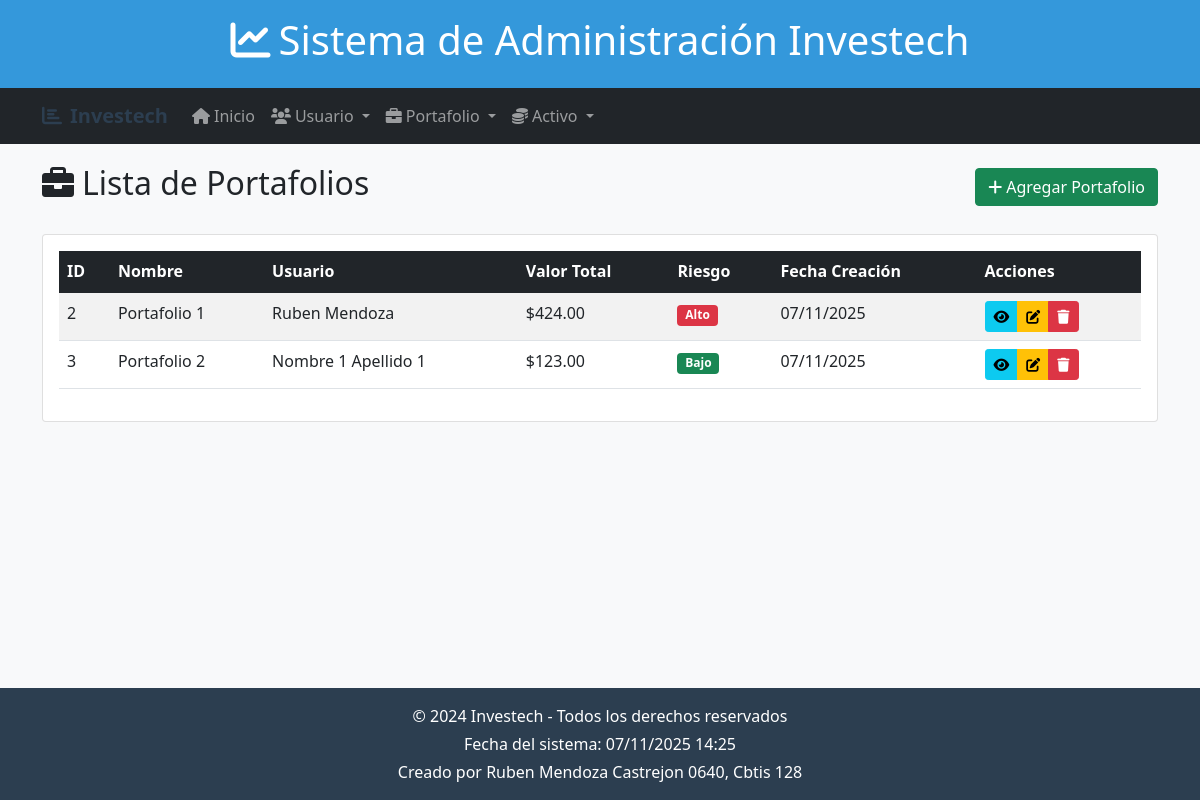
Screenshot of /portafolios/ with the database file from the repository.
### app_investech/models.py (models this page shows, shortened)
class Portafolio(models.Model):
    usuario = models.ForeignKey(Usuario, on_delete=models.CASCADE, related_name="portafolios")
    nombre = models.CharField(max_length=100)
    descripcion = models.TextField(blank=True)
    valor_total = models.DecimalField(max_digits=12, decimal_places=2, default=0.00)
    fecha_creacion = models.DateTimeField(auto_now_add=True)
    riesgo = models.CharField(max_length=50, choices=[('bajo', 'Bajo'), ('medio', 'Medio'), ('alto', 'Alto')])
    activos = models.ManyToManyField('Activo', related_name="portafolios")

class Usuario(models.Model):
    nombre = models.CharField(max_length=100)
    apellido = models.CharField(max_length=100)
    email = models.EmailField(unique=True)
    telefono = models.CharField(max_length=20, blank=True, null=True)
    fecha_registro = models.DateTimeField(auto_now_add=True)
    pais = models.CharField(max_length=50)
    saldo_disponible = models.DecimalField(max_digits=12, decimal_places=2, default=0.00)

### app_investech/views.py (the view)
# urls.py: path('portafolios/', views.inicio_portafolio, name='inicio_portafolio'),
def inicio_portafolio(request):
    portafolios = Portafolio.objects.all()
    return render(request, 'portafolio/ver_portafolio.html', {'portafolios': portafolios})

### app_investech/templates/portafolio/ver_portafolio.html (shortened to what this page needs)
{% extends 'base.html' %}
{% block content %}
<div class="d-flex justify-content-between align-items-center mb-4">
    <h2><i class="fas fa-briefcase me-2"></i>Lista de Portafolios</h2>
    <a href="{% url 'agregar_portafolio' %}" class="btn btn-success">
        <i class="fas fa-plus me-1"></i>Agregar Portafolio
    </a>
</div>
<div class="card">
    <div class="card-body">
        {% if portafolios %}
        <div class="table-responsive">
            <table class="table table-striped table-hover">
                <thead class="table-dark">
                    <tr>
                        <th>ID</th>
                        <th>Nombre</th>
                        <th>Usuario</th>
                        <th>Valor Total</th>
                        <th>Riesgo</th>
                        <th>Fecha Creación</th>
                        <th>Acciones</th>
                    </tr>
                </thead>
                <tbody>
                    {% for portafolio in portafolios %}
                    <tr>
                        <td>{{ portafolio.id }}</td>
                        <td>{{ portafolio.nombre }}</td>
                        <td>{{ portafolio.usuario.nombre }} {{ portafolio.usuario.apellido }}</td>
                        <td>${{ portafolio.valor_total }}</td>
                        <td>
                            <span class="badge
                                {% if portafolio.riesgo == 'bajo' %}bg-success
                                {% elif portafolio.riesgo == 'medio' %}bg-warning
                                {% else %}bg-danger{% endif %}">
                                {{ portafolio.get_riesgo_display }}
                            </span>
                        </td>
                        <td>{{ portafolio.fecha_creacion|date:"d/m/Y" }}</td>
                        <td>
                            <div class="btn-group btn-group-sm">
                                <a href="#" class="btn btn-info" title="Ver">
                                    <i class="fas fa-eye"></i>
                                </a>
                                <a href="{% url 'actualizar_portafolio' portafolio.id %}" class="btn btn-warning" title="Editar">
                                    <i class="fas fa-edit"></i>
                                </a>
                                <a href="{% url 'borrar_portafolio' portafolio.id %}" class="btn btn-danger" title="Borrar">
                                    <i class="fas fa-trash"></i>
                                </a>
                            </div>
                        </td>
                    </tr>
                    {% endfor %}
                </tbody>
            </table>
        </div>
        {% endif %}
    </div>
</div>
{% endblock %}

### app_investech/templates/base.html (shortened to what this page needs)
<!DOCTYPE html>
<html lang="es">
<head>
    <link href="https://cdn.jsdelivr.net/npm/bootstrap@5.1.3/dist/css/bootstrap.min.css" rel="stylesheet">
    <link href="https://cdnjs.cloudflare.com/ajax/libs/font-awesome/6.0.0/css/all.min.css" rel="stylesheet">
</head>
<body>
    {% include 'header.html' %}
    {% include 'navbar.html' %}
    <div class="main-content">
        <div class="container">
            {% block content %}
            {% endblock %}
        </div>
    </div>
    {% include 'footer.html' %}
</body>
</html>

### app_investech/templates/header.html
<header class="bg-primary text-white text-center py-3">
    <div class="container">
        <h1><i class="fas fa-chart-line me-2"></i>Sistema de Administración Investech</h1>
    </div>
</header>

### app_investech/templates/navbar.html (shortened to what this page needs)
<nav class="navbar navbar-expand-lg navbar-dark bg-dark">
    <div class="container">
        <a class="navbar-brand" href="{% url 'inicio' %}">
            <i class="fas fa-chart-bar me-2"></i>Investech
        </a>
        <div class="collapse navbar-collapse" id="navbarNav">
            <ul class="navbar-nav me-auto">
                <li class="nav-item">
                    <a class="nav-link" href="{% url 'inicio' %}">
                        <i class="fas fa-home me-1"></i>Inicio
                    </a>
                </li>
                <li class="nav-item dropdown">
                    <a class="nav-link dropdown-toggle" href="#" id="usuarioDropdown" role="button" data-bs-toggle="dropdown">
                        <i class="fas fa-users me-1"></i>Usuario
                    </a>
                </li>
                <li class="nav-item dropdown">
                    <a class="nav-link dropdown-toggle" href="#" id="portafolioDropdown" role="button" data-bs-toggle="dropdown">
                        <i class="fas fa-briefcase me-1"></i>Portafolio
                    </a>
                </li>
                <li class="nav-item dropdown">
                    <a class="nav-link dropdown-toggle" href="#" id="activoDropdown" role="button" data-bs-toggle="dropdown">
                        <i class="fas fa-coins me-1"></i>Activo
                    </a>
                </li>
            </ul>
        </div>
    </div>
</nav>

### app_investech/templates/footer.html
<footer class="footer py-3 mt-5">
    <div class="container text-center">
        <p class="mb-1">&copy; 2024 Investech - Todos los derechos reservados</p>
        <p class="mb-1">Fecha del sistema: {% now "d/m/Y H:i" %}</p>
        <p class="mb-0">Creado por Ruben Mendoza Castrejon 0640, Cbtis 128</p>
    </div>
</footer>

### app_investech/templates/base.html (style rules this page uses)
body { background-color: #f8f9fa; min-height: 100vh; display: flex; flex-direction: column; }
.main-content { flex: 1; padding: 20px 0; }
.navbar-brand { font-weight: bold; color: #2c3e50 !important; }
.bg-primary { background-color: #3498db !important; }
.footer { background-color: #2c3e50; color: white; margin-top: auto; }

### rows the page displays
Portafolio: id "2", nombre "Portafolio 1", usuario.nombre "Ruben", usuario.apellido "Mendoza", valor_total "424.00", riesgo "Alto", fecha_creacion "07/11/2025"
Portafolio: id "3", nombre "Portafolio 2", usuario.nombre "Nombre 1", usuario.apellido "Apellido 1", valor_total "123.00", riesgo "Bajo", fecha_creacion "07/11/2025"
